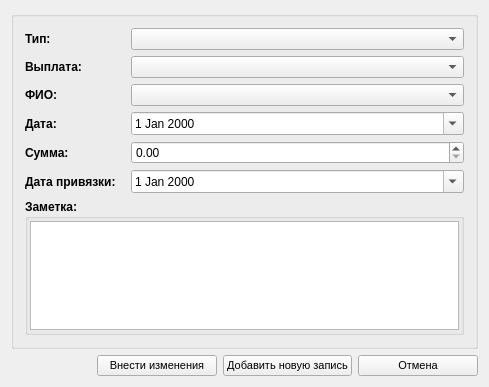
<?xml version="1.0" encoding="UTF-8"?>
<ui version="4.0">
 <class>ZPayments2FioForm</class>
 <widget class="QWidget" name="ZPayments2FioForm">
  <property name="geometry">
   <rect>
    <x>0</x>
    <y>0</y>
    <width>489</width>
    <height>387</height>
   </rect>
  </property>
  <property name="minimumSize">
   <size>
    <width>480</width>
    <height>200</height>
   </size>
  </property>
  <property name="windowTitle">
   <string>Добавление (изменение) данных по выплатам (вычетам)</string>
  </property>
  <property name="windowIcon">
   <iconset resource="../cleaning.qrc">
    <normaloff>:/images/add.png</normaloff>:/images/add.png</iconset>
  </property>
  <property name="styleSheet">
   <string notr="true"/>
  </property>
  <layout class="QVBoxLayout" name="verticalLayout">
   <item>
    <widget class="QGroupBox" name="requiredBox">
     <property name="title">
      <string/>
     </property>
     <layout class="QGridLayout" name="gridLayout_2">
      <item row="0" column="0">
       <widget class="QLabel" name="lblSectionPlus">
        <property name="font">
         <font>
          <weight>75</weight>
          <bold>true</bold>
         </font>
        </property>
        <property name="text">
         <string>Тип:</string>
        </property>
       </widget>
      </item>
      <item row="0" column="1">
       <widget class="QComboBox" name="cboMode"/>
      </item>
      <item row="1" column="0">
       <widget class="QLabel" name="lblPayment">
        <property name="maximumSize">
         <size>
          <width>100</width>
          <height>16777215</height>
         </size>
        </property>
        <property name="font">
         <font>
          <weight>75</weight>
          <bold>true</bold>
         </font>
        </property>
        <property name="text">
         <string>Выплата:</string>
        </property>
       </widget>
      </item>
      <item row="3" column="1">
       <widget class="QDateEdit" name="dateEdit">
        <property name="calendarPopup">
         <bool>true</bool>
        </property>
       </widget>
      </item>
      <item row="3" column="0">
       <widget class="QLabel" name="nameText">
        <property name="font">
         <font>
          <weight>75</weight>
          <bold>true</bold>
         </font>
        </property>
        <property name="text">
         <string>Дата:</string>
        </property>
       </widget>
      </item>
      <item row="1" column="1">
       <widget class="QComboBox" name="cboPayment"/>
      </item>
      <item row="2" column="0">
       <widget class="QLabel" name="lblSectionPlus_3">
        <property name="font">
         <font>
          <weight>75</weight>
          <bold>true</bold>
         </font>
        </property>
        <property name="text">
         <string>ФИО:</string>
        </property>
       </widget>
      </item>
      <item row="2" column="1">
       <widget class="QComboBox" name="cboFIO"/>
      </item>
      <item row="4" column="0">
       <widget class="QLabel" name="nameText_3">
        <property name="font">
         <font>
          <weight>75</weight>
          <bold>true</bold>
         </font>
        </property>
        <property name="text">
         <string>Сумма:</string>
        </property>
       </widget>
      </item>
      <item row="4" column="1">
       <widget class="QDoubleSpinBox" name="spinVal">
        <property name="maximum">
         <double>99999999.989999994635582</double>
        </property>
       </widget>
      </item>
      <item row="5" column="0">
       <widget class="QLabel" name="nameText_2">
        <property name="font">
         <font>
          <weight>75</weight>
          <bold>true</bold>
         </font>
        </property>
        <property name="text">
         <string>Дата привязки:</string>
        </property>
       </widget>
      </item>
      <item row="5" column="1">
       <widget class="QDateEdit" name="dateLinkEdit">
        <property name="calendarPopup">
         <bool>true</bool>
        </property>
       </widget>
      </item>
      <item row="6" column="0" colspan="2">
       <widget class="QGroupBox" name="pnlComment">
        <property name="font">
         <font>
          <weight>75</weight>
          <bold>true</bold>
         </font>
        </property>
        <property name="title">
         <string>Заметка:</string>
        </property>
        <layout class="QGridLayout" name="gridLayout">
         <property name="leftMargin">
          <number>2</number>
         </property>
         <property name="topMargin">
          <number>2</number>
         </property>
         <property name="rightMargin">
          <number>2</number>
         </property>
         <property name="bottomMargin">
          <number>2</number>
         </property>
         <property name="spacing">
          <number>1</number>
         </property>
         <item row="0" column="0">
          <widget class="QTextEdit" name="txtComment">
           <property name="font">
            <font>
             <weight>50</weight>
             <bold>false</bold>
            </font>
           </property>
          </widget>
         </item>
        </layout>
       </widget>
      </item>
     </layout>
    </widget>
   </item>
   <item>
    <layout class="QHBoxLayout" name="horizontalLayout">
     <item>
      <spacer name="horizontalSpacer">
       <property name="orientation">
        <enum>Qt::Horizontal</enum>
       </property>
       <property name="sizeHint" stdset="0">
        <size>
         <width>40</width>
         <height>20</height>
        </size>
       </property>
      </spacer>
     </item>
     <item>
      <widget class="QPushButton" name="cmdSave">
       <property name="minimumSize">
        <size>
         <width>120</width>
         <height>0</height>
        </size>
       </property>
       <property name="font">
        <font>
         <family>MS Shell Dlg 2</family>
         <pointsize>8</pointsize>
        </font>
       </property>
       <property name="text">
        <string>Внести изменения</string>
       </property>
       <property name="icon">
        <iconset resource="../cleaning.qrc">
         <normaloff>:/images/add.png</normaloff>:/images/add.png</iconset>
       </property>
       <property name="iconSize">
        <size>
         <width>24</width>
         <height>24</height>
        </size>
       </property>
      </widget>
     </item>
     <item>
      <widget class="QPushButton" name="cmdSaveNew">
       <property name="minimumSize">
        <size>
         <width>120</width>
         <height>0</height>
        </size>
       </property>
       <property name="font">
        <font>
         <family>MS Shell Dlg 2</family>
         <pointsize>8</pointsize>
        </font>
       </property>
       <property name="text">
        <string>Добавить новую запись</string>
       </property>
       <property name="icon">
        <iconset resource="../cleaning.qrc">
         <normaloff>:/images/add.png</normaloff>:/images/add.png</iconset>
       </property>
       <property name="iconSize">
        <size>
         <width>24</width>
         <height>24</height>
        </size>
       </property>
      </widget>
     </item>
     <item>
      <widget class="QPushButton" name="cmdCancel">
       <property name="minimumSize">
        <size>
         <width>120</width>
         <height>0</height>
        </size>
       </property>
       <property name="font">
        <font>
         <family>MS Shell Dlg 2</family>
         <pointsize>8</pointsize>
        </font>
       </property>
       <property name="text">
        <string>Отмена</string>
       </property>
       <property name="icon">
        <iconset resource="../cleaning.qrc">
         <normaloff>:/images/error.png</normaloff>:/images/error.png</iconset>
       </property>
       <property name="iconSize">
        <size>
         <width>24</width>
         <height>24</height>
        </size>
       </property>
      </widget>
     </item>
    </layout>
   </item>
  </layout>
 </widget>
 <layoutdefault spacing="6" margin="11"/>
 <resources>
  <include location="../cleaning.qrc"/>
 </resources>
 <connections>
  <connection>
   <sender>cmdCancel</sender>
   <signal>clicked()</signal>
   <receiver>ZPayments2FioForm</receiver>
   <slot>close()</slot>
   <hints>
    <hint type="sourcelabel">
     <x>423</x>
     <y>337</y>
    </hint>
    <hint type="destinationlabel">
     <x>246</x>
     <y>181</y>
    </hint>
   </hints>
  </connection>
 </connections>
</ui>
